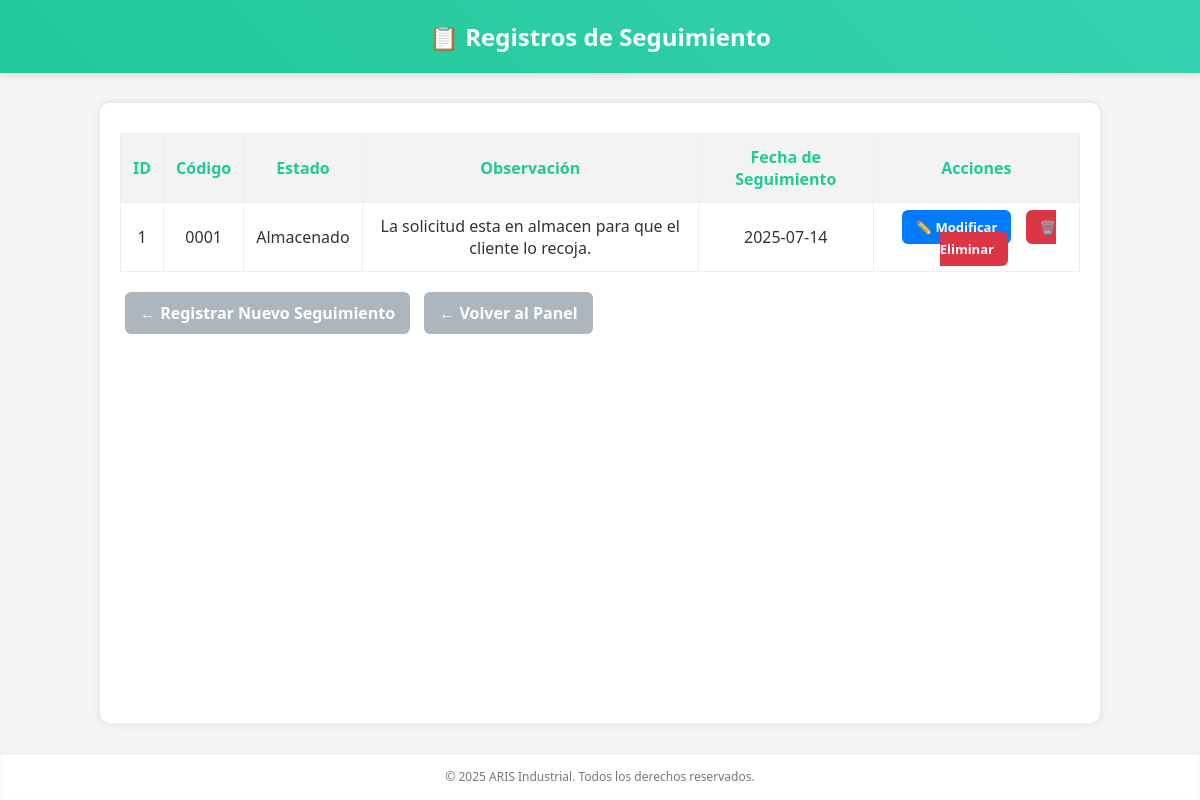
/vistas/frmReporteSolicitudesRegistradas.php, run on the app's committed database.
### tables this page shows
CREATE TABLE `treporte` (
  `idR` int(11) NOT NULL,
  `codigoR` char(4) NOT NULL,
  `estadoR` varchar(20) NOT NULL,
  `observacion` text NOT NULL,
  `fecha_seguimiento` date NOT NULL
);

### modelos/reporteDAO.php (called while the page is built, shortened)
<?php
include("conexion.php");
function getReportes() {
    global $cn;
    $sql = "SELECT * FROM TReporte";
    return mysqli_query($cn, $sql);
}
?>

### controladores/reporteController.php (called while the page is built, shortened)
<?php
include("../modelos/reporteDAO.php");
function listaReportes() {
    return getReportes();
}
?>

### vistas/frmReporteSolicitudesRegistradas.php (the view, shortened to what this page needs)
<!DOCTYPE html>
<html lang="es">
<head>
</head>
<body>
  <header>
    📋 Registros de Seguimiento
  </header>
  <div class="container">
    <?php
    include("../controladores/reporteController.php");
    $reportes = listaReportes();
    if (mysqli_num_rows($reportes) > 0) {
        echo "<table>";
        echo "<tr>
                <th>ID</th>
                <th>Código</th>
                <th>Estado</th>
                <th>Observación</th>
                <th>Fecha de Seguimiento</th>
                <th>Acciones</th>
              </tr>";
        while($row = mysqli_fetch_assoc($reportes)) {
            echo "<tr>
                    <td>{$row['idR']}</td>
                    <td>{$row['codigoR']}</td>
                    <td>{$row['estadoR']}</td>
                    <td>{$row['observacion']}</td>
                    <td>{$row['fecha_seguimiento']}</td>
                    <td>
                      <a class='btn modificar' href='frmModificarReporte.php?idR={$row['idR']}'>✏️ Modificar</a>
                      <a class='btn eliminar' href='../controladores/reporteController.php?accion=eliminar&idR={$row['idR']}' onclick=\"return confirm('¿Seguro que quieres eliminar este registro?')\">🗑️ Eliminar</a>
                    </td>
                  </tr>";
        }
        echo "</table>";
    } else {
        echo "<p>No hay registros disponibles.</p>";
    }
    ?>
    <a href="frmReporteSolicitud.php" class="volver-btn">← Registrar Nuevo Seguimiento</a>
    <a href="frmPrincipalAdm.php" class="volver-btn">← Volver al Panel</a>
  </div>
  <div class="footer">
    © 2025 ARIS Industrial. Todos los derechos reservados.
  </div>
</body>
</html>

### vistas/frmReporteSolicitudesRegistradas.php (style rules this page uses)
:root { --verde-agua: #20c997; --turquesa: #37d1b1; --gris-fondo: #f5f5f5; --gris-claro: #ffffff; --texto: #333; --gris-sec: #adb5bd; --azul-claro: #8ecae6; --rojo-aris: #cc0000; --gris-texto: #777; }
* { box-sizing: border-box; margin:0; padding:0; }
body { font-family: 'Segoe UI', sans-serif; background: var(--gris-fondo); color: var(--texto); display: flex; flex-direction: column; min-height: 100vh; }
header { background: linear-gradient(45deg, var(--verde-agua), var(--turquesa)); color: white; padding: 20px; text-align: center; font-size: 24px; font-weight: bold; box-shadow: 0 3px 6px rgba(0,0,0,0.1); }
.container { flex: 1; width: 90%; max-width: 1000px; margin: 30px auto; background: var(--gris-claro); border-radius: 10px; box-shadow: 0 0 10px rgba(0,0,0,0.1); padding: 20px; opacity: 0; transform: translateY(20px); animation: fadeIn 0.6s forwards ease-out; }
table { width: 100%; border-collapse: collapse; margin-top: 10px; }
th, td { padding: 12px; border: 1px solid #eee; text-align: center; }
th { background: #f3f3f3; color: var(--verde-agua); }
.btn { padding: 8px 14px; font-size: 13px; border: none; border-radius: 6px; font-weight: bold; color: white; text-decoration: none; margin: 0 5px; transition: transform 0.1s, box-shadow 0.3s; }
.modificar { background-color: #007bff; }
.eliminar { background-color: #dc3545; }
.volver-btn { display: inline-block; background-color: var(--gris-sec); color: white; padding: 10px 15px; border-radius: 6px; text-decoration: none; font-weight: bold; margin: 20px 5px 0; transition: background-color 0.3s, transform 0.1s; }
.footer { text-align: center; font-size: 12px; padding: 15px; background-color: var(--gris-claro); color: var(--gris-texto); margin-top: auto; box-shadow: inset 0 1px 3px rgba(0,0,0,0.1); }

### data on the page
treporte: idR "1", codigoR "0001", estadoR "Almacenado", observacion "La solicitud esta en almacen para que el cliente lo recoja.", fecha_seguimiento "2025-07-14"
